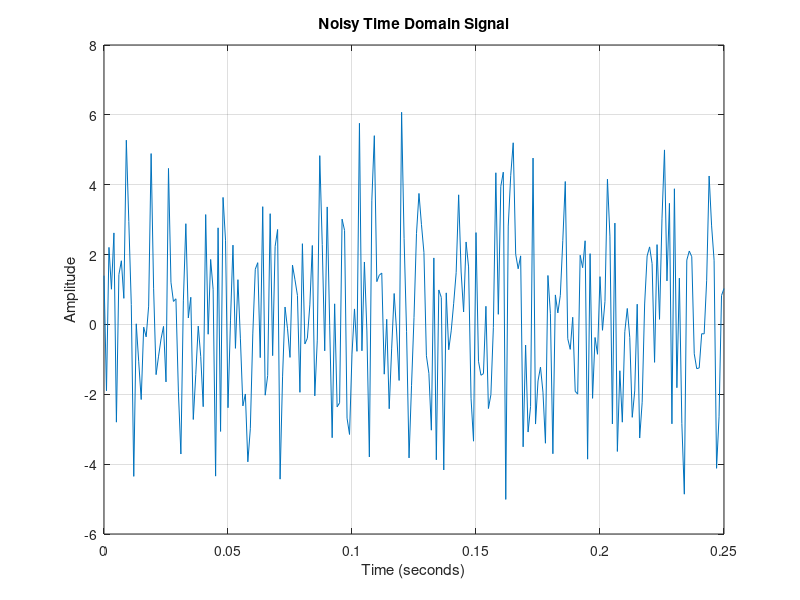
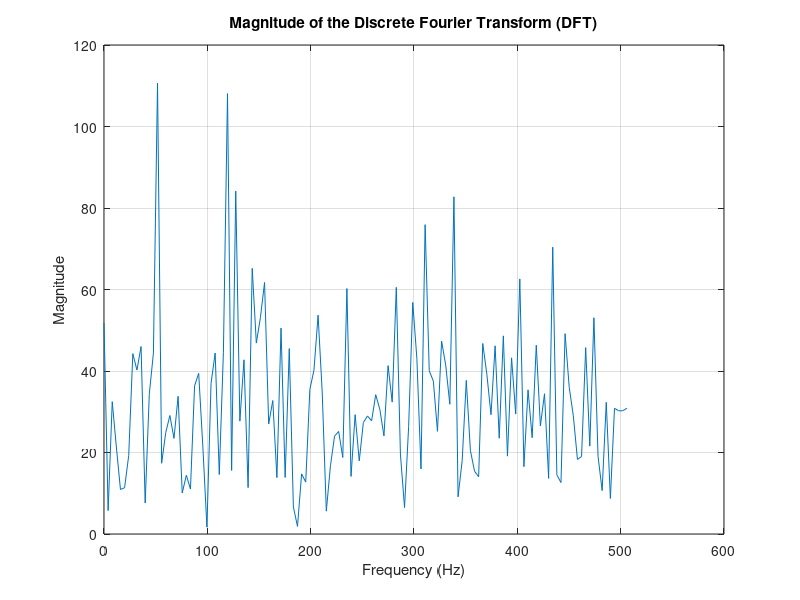
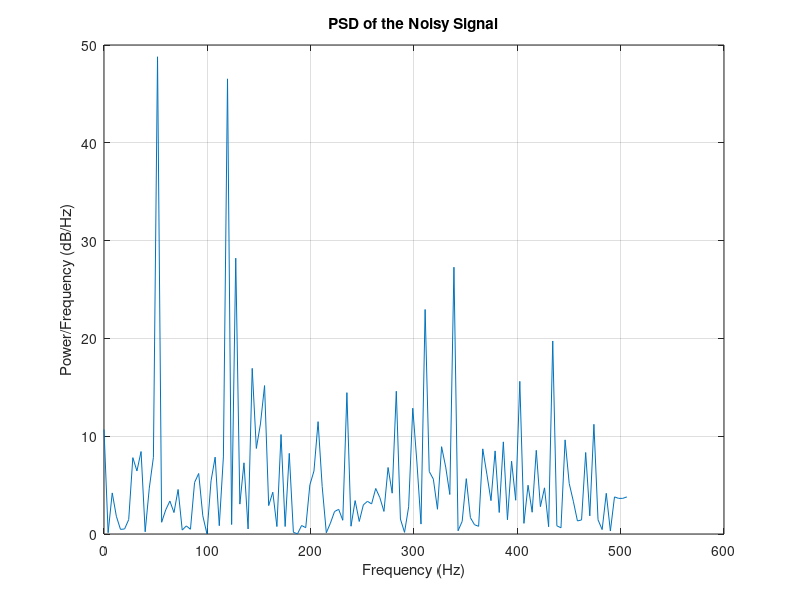
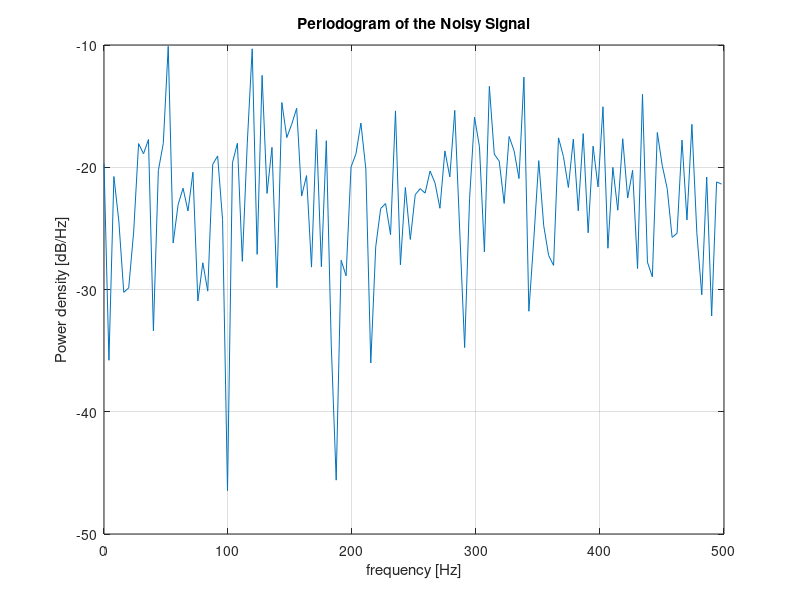

Here is the MATLAB script that generated these plots, in order:
%Part 1
fs = 1000;              
t = 0:1/fs:0.25;       
x = sin(2*pi*50*t) + sin(2*pi*120*t);

%Part 2
SD = 2;                         
y = x + SD * randn(size(t));     
figure;
plot(t, y);
xlabel('Time (seconds)');
ylabel('Amplitude');
title('Noisy Time Domain Signal');
grid on;

%Part 3
N = 251;                              
Y = fft(y, N);                       
f = (fs/N) * (0:127);                 
figure;
plot(f, abs(Y(1:128)));               
xlabel('Frequency (Hz)');
ylabel('Magnitude');
title('Magnitude of the Discrete Fourier Transform (DFT)');
grid on;

%STEP 4
Pyy = Y .* conj(Y) / N;             
figure;
plot(f, Pyy(1:128));                  
xlabel('Frequency (Hz)');
ylabel('Power/Frequency (dB/Hz)');
title('PSD of the Noisy Signal');
grid on;

%STEP 5
figure;
periodogram(y,[],N,fs);              
title('Periodogram of the Noisy Signal');

%STEP 6
figure;
plot(f(1:120), Pyy(1:120));             
xlabel('Frequency (Hz)');
ylabel('Power/Frequency (dB/Hz)');
title('Zoomed Power Spectral Density (up to 200 Hz)');
grid on;